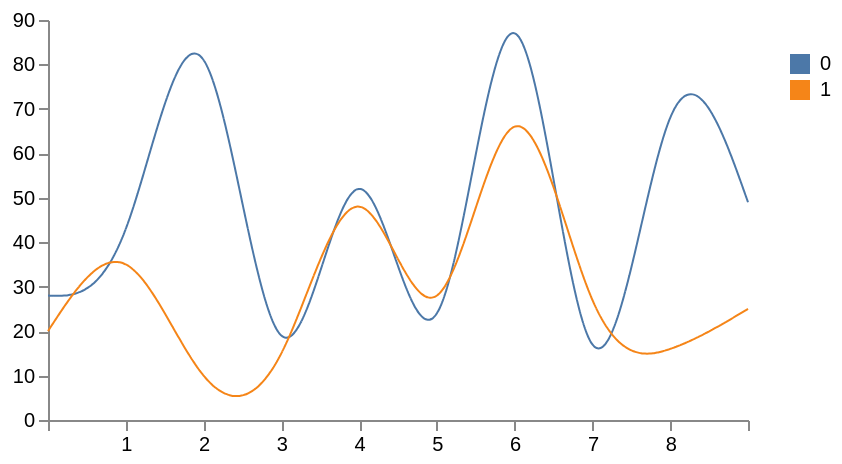

Specify this chart in Vega-Lite:
### Vega specification from a JSON file in a GitHub repository (floating-point values rounded to 4 significant figures)
{"$schema": "https://vega.github.io/schema/vega/v3.json", "width": 350, "height": 200, "padding": 5, "data": [{"name": "table", "values": [{"x": 0, "y": 28, "variable": 0}, {"x": 0, "y": 20, "variable": 1}, {"x": 1, "y": 43, "variable": 0}, {"x": 1, "y": 35, "variable": 1}, {"x": 2, "y": 81, "variable": 0}, {"x": 2, "y": 10, "variable": 1}, {"x": 3, "y": 19, "variable": 0}, {"x": 3, "y": 15, "variable": 1}, {"x": 4, "y": 52, "variable": 0}, {"x": 4, "y": 48, "variable": 1}, {"x": 5, "y": 24, "variable": 0}, {"x": 5, "y": 28, "variable": 1}, {"x": 6, "y": 87, "variable": 0}, {"x": 6, "y": 66, "variable": 1}, {"x": 7, "y": 17, "variable": 0}, {"x": 7, "y": 27, "variable": 1}, {"x": 8, "y": 68, "variable": 0}, {"x": 8, "y": 16, "variable": 1}, {"x": 9, "y": 49, "variable": 0}, {"x": 9, "y": 25, "variable": 1}]}], "scales": [{"name": "x", "type": "point", "range": "width", "domain": {"data": "table", "field": "x"}}, {"name": "y", "type": "linear", "range": "height", "nice": true, "zero": true, "domain": {"data": "table", "field": "y"}}, {"name": "variable", "type": "ordinal", "range": "category", "domain": {"data": "table", "field": "variable"}}], "legends": [{"fill": "variable", "title": "", "orient": "right", "encode": {"symbols": {"enter": {"shape": {"value": "square"}}}, "labels": {"update": {"text": {"field": "value"}}}}}], "axes": [{"orient": "bottom", "scale": "x", "labelBound": true, "labelOverlap": "parity"}, {"orient": "left", "scale": "y"}], "marks": [{"type": "group", "from": {"facet": {"name": "series", "data": "table", "groupby": "variable"}}, "marks": [{"type": "line", "from": {"data": "series"}, "encode": {"enter": {"x": {"scale": "x", "field": "x"}, "y": {"scale": "y", "field": "y"}, "stroke": {"scale": "variable", "field": "variable"}, "strokeWidth": 2, "strokeDash": [{"test": "datum.dash", "value": [4, 4]}, {"value": [1, 0]}]}, "update": {"interpolate": {"value": "natural"}, "fillOpacity": {"value": 1}}, "hover": {"fillOpacity": {"value": 1}}}}]}]}
